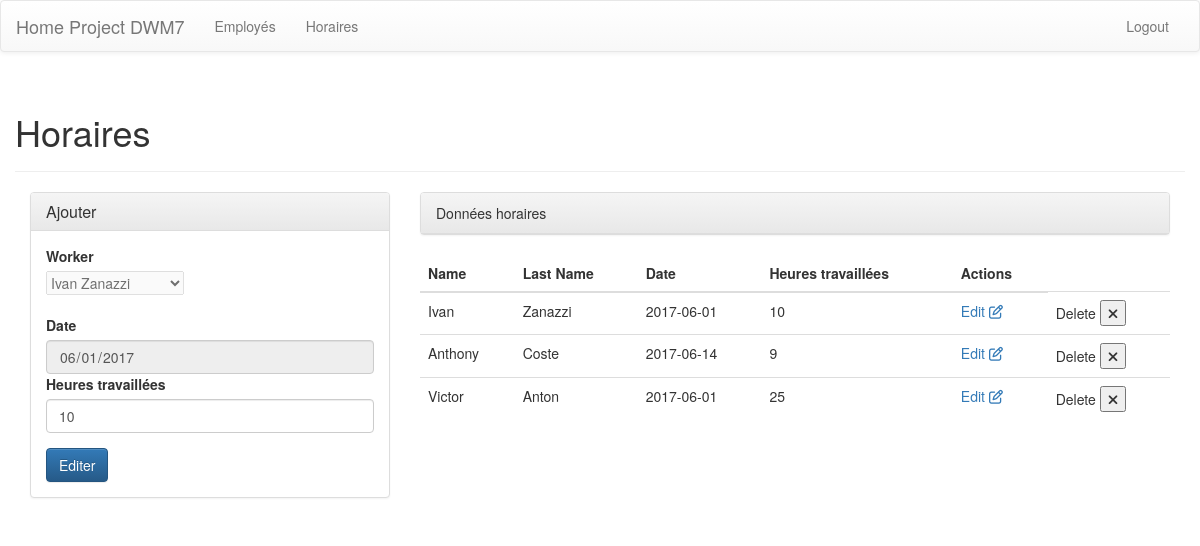
The page /working_time.php?id=7&date=2017-06-01 (signed in) on the database its author committed.
### tables this page shows
CREATE TABLE `working_time` (
  `id_worker` int(11) NOT NULL,
  `jour` date NOT NULL,
  `work_time` int(11) NOT NULL
);

CREATE TABLE `workers` (
  `id` int(11) NOT NULL,
  `name` varchar(20) NOT NULL,
  `last_name` varchar(20) NOT NULL,
  `status` varchar(20) NOT NULL,
  `mail` varchar(50) NOT NULL
);

### functions/baseFunction.php (called while the page is built, shortened)
<?php
function getAllWorkers()
{
  $db = new PDO('mysql:host=localhost;dbname=company', 'root', '');
  $workers = $db->prepare('SELECT id, name, last_name, status, mail FROM workers');
  $workers->execute();
  return $workers->fetchAll();
}
function getAllWorkTime()
{
  $db = new PDO('mysql:host=localhost;dbname=company', 'root', '');
  $workTime = $db->prepare('SELECT w.id, w.name, w.last_name, wt.jour, wt.work_time FROM working_time wt, workers w  where w.id = wt.id_worker');
  $workTime->execute();
  return $workTime->fetchAll();
}
function getWorkingTime($idworker, $datewt){
  $db = new PDO('mysql:host=localhost;dbname=company', 'root', '');
  $workingTime = $db->prepare('SELECT w.id, w.name, w.last_name, wt.jour, wt.work_time FROM working_time wt, workers w  where w.id = wt.id_worker AND w.id = :idw AND wt.jour = :jour ');
  $workingTime->bindParam(':idw', $idworker);
  $workingTime->bindParam(':jour', $datewt);
  $workingTime->execute();
  return $workingTime->fetch();
}
?>

### working_time.php (the view, shortened to what this page needs)
<?php
  if($_SESSION['isConnected'] == true) {
    require_once('functions/baseFunction.php');
    if(isset($_GET['id']) && !empty($_GET['id']) && isset($_GET['date']) && !empty($_GET['date'])) {
      $workingtime = getWorkingTime($_GET['id'], $_GET['date']);
      $action = "updatewt.php";
      $button_message = "Editer";
      $hasid = true;
    }else{
      $hasid = false;
      $action ="addWorkingTime.php";
      $button_message = "Ajouter";
    }
  } else {
    header('Location: loginRegister.php');
  }
?>
<!DOCTYPE html>
<html>
  <head>
    <?php include('template/header.php'); ?>
  </head>
  <body>
  <?php include('template/menu.php'); ?>
  <?php
  require_once("functions/baseFunction.php");
  $working_time = getAllWorkTime();
  $workers = getAllWorkers();
  ?>
  <div class="container">
    <div class="row">
      <div class="page-header">
        <h1>Horaires</h1>
      </div>
      <div class="col-md-4">
        <div class="panel panel-default">
          <div class="panel-heading">
            <h3 class="panel-title">Ajouter</h3>
          </div>
          <div class="panel-body">
            <form method="post" action="functions/<?php echo $action ?>">
              <div class="form-group">
                  <label>Worker</label><br>
                  <select name="id_work" class="custom-select" <?php if ($hasid) {
                    echo "disabled";
                  }?> >
                    <?php
                     foreach ($workers as $value) {
                       $idw = $value['id'];
                       $result = $value['name']. " " . $value['last_name'];
                       if( $hasid && $idw == $workingtime['id']){
                         $selected = "selected=\"selected\"";
                       }else{
                         $selected = "";
                       }
                       echo "<option $selected value=\"$idw\">$result</option>";
                     }
                   ?>
                </select><br><br>
                <label>Date</label>
                <input type="date" name="jour" class="form-control" <?php if ($hasid) {
                  $date = $workingtime['jour'];
                  echo "value=\"$date\"";
                  echo "readonly=\"readonly\"";
                }?>>
                <label>Heures travaillées</label>
                <input type="number" name="work_time" class="form-control" <?php if ($hasid) {
                  $heures = $workingtime['work_time'];
                  echo "value=\"$heures\"";
                }?>>
              </div>
              <button type="submit" class="btn btn-primary"><?php echo $button_message; ?></button>
            </form>
          </div>
        </div>
      </div>
      <div class="col-md-8">
        <div class="panel panel-default">
          <div class="panel-heading">Données horaires</div>
        </div>
        <table class="table">
          <thead>
            <tr>
              <th>Name</th>
              <th>Last Name</th>
              <th>Date</th>
              <th>Heures travaillées</th>
              <th>Actions</th>
            </tr>
          </thead>
          <tbody>
            <?php
            foreach ($working_time as $value) {
              $idworker = $value['id'];
              $datew = $value['jour'];
               echo "<tr>";
               echo "<td>" . $value['name'] . "</td>";
               echo "<td>" . $value['last_name'] . "</td>";
               echo "<td>" . $value['jour'] . "</td>";
               echo "<td>" . $value['work_time'] . "</td>";
               echo "<td> <a href=\"working_time.php?id=$idworker&date=$datew\"> Edit <i class=\"fa fa-pencil-square-o\" aria-hidden=\"true\"></i> </a> </td>";
               echo "<td> <form method=\"POST\" action=\"functions/deleteWorkTime.php\"> <input name=\"datew\" type=\"hidden\" value=\"$datew\"/> <input name=\"idworker\" type=\"hidden\" value=\"$idworker\"/> Delete <button><i class=\"fa fa-times\" aria-hidden=\"true\"></i></button> </form> </td>";
               echo "</tr>";
             }
           ?>
          </tbody>
        </table>
      </div>
    </div>
  </div>
  </body>
</html>

### rows shown on the page
working_time: jour "06/01/2017", work_time "10", id_worker.name "Ivan", id_worker.last_name "Zanazzi", jour "2017-06-01"
working_time: id_worker.name "Anthony", id_worker.last_name "Coste", jour "2017-06-14", work_time "9"
working_time: id_worker.name "Victor", id_worker.last_name "Anton", jour "2017-06-01", work_time "25"

### other values the page prints
$button_message "Editer"
form field id_work "Ivan Zanazzi"
